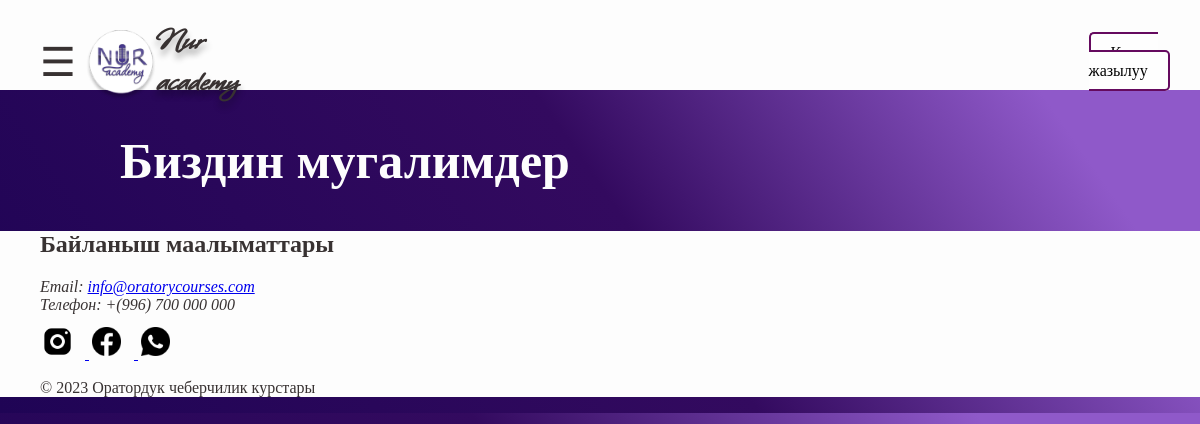
Before: //teachers with the older database file.
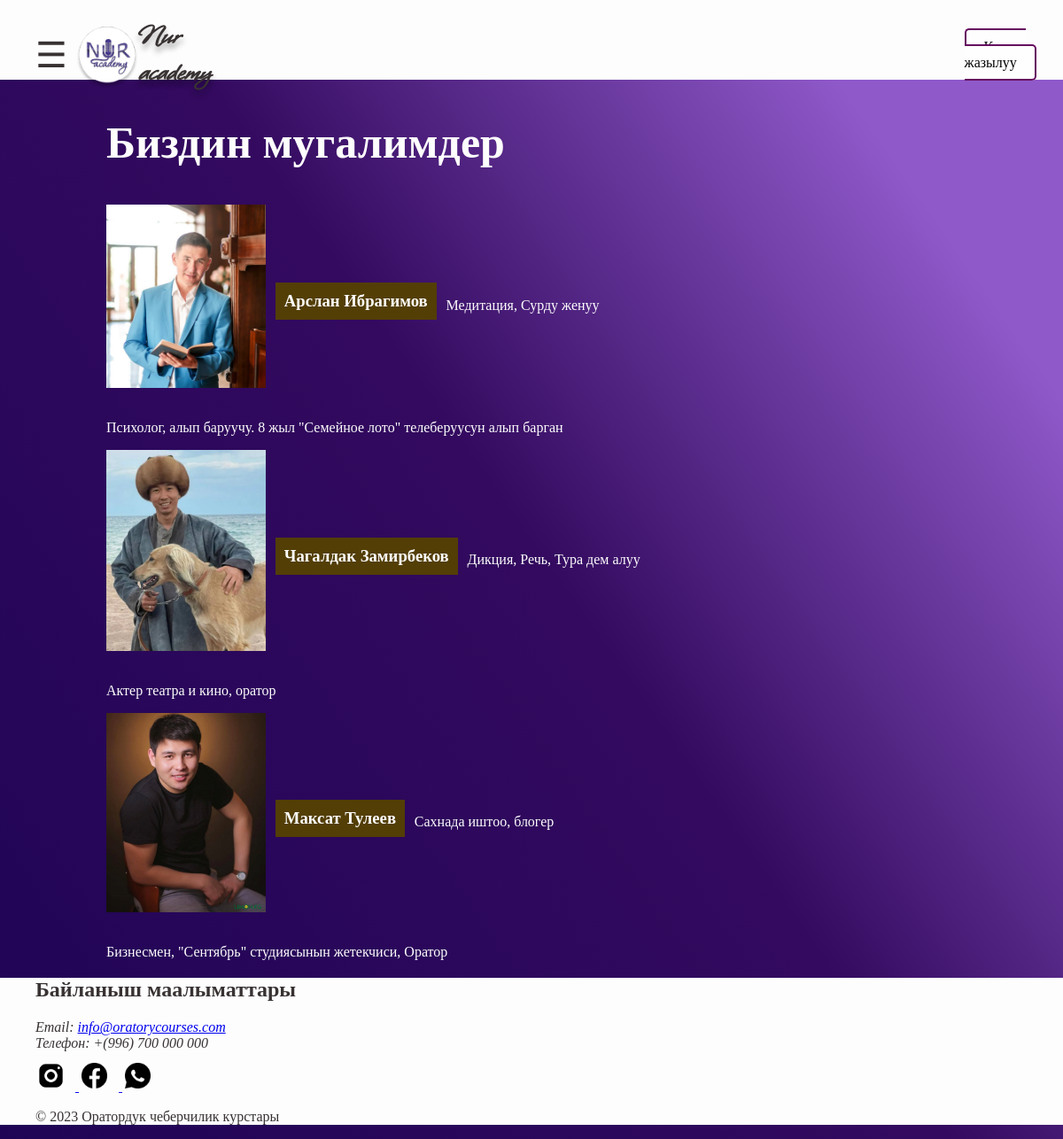
After: the same page with the newer database file.
### main/models.py (models this page shows, shortened)
class Teacher(models.Model):
    name = models.CharField(max_length=100)
    description = models.TextField()
    subject = models.CharField(max_length=255)
    photo = models.ImageField(upload_to='teacher_photos/', blank=True, null=True)

### main/views.py (the view)
# urls.py: path('/teachers', teachers_list, name='teachers'),
def teachers_list(request):
    teachers = Teacher.objects.all()
    return render(request, 'teachers.html', {'teachers': teachers})

### main/templates/teachers.html (shortened to what this page needs)
{% extends 'base.html' %}
{% load static %}
{% block content %}
    <section id="teachers">
        <h1>Биздин мугалимдер</h1>
        <div class="teachers-container">
            {% for teacher in teachers %}
                <div class="teacher">
                    {% if teacher.photo %}
                        <img src="{{ teacher.photo.url }}" alt="Фотография учителя {{ teacher.name }}">
                    {% else %}
                        <img src="{% static 'images/default_teacher_photo.png' %}" alt="Фотография учителя {{ teacher.name }}">
                    {% endif %}
                    <h3>{{ teacher.name }}</h3>
                    <p>{{ teacher.subject }}</p>
                </div>
                <p class="teacher_desc">{{ teacher.description }}</p>
            {% endfor %}
        </div>
    </section>
{% endblock %}

### main/templates/base.html (shortened to what this page needs)
<!DOCTYPE html>
<html lang="en">
{% load static %}
<head>
    <link rel="stylesheet" type="text/css" href="{% static 'css/styles.css' %}">
</head>
</head>
<body>
    <header>
        <div class="header-content">
            <div class="menu-toggle">
                <span onclick="openNav()" style="font-size: 40px;">☰</span>
            </div>
            <div class="logo">
                <img src="{% static 'images/logo.png' %}" alt="Логотип">
            </div>
            <div class="company-name">
                <h1>Nur academy</h1>
            </div>
            <div class="login-section">
                <a href="{% url 'register' %}" class="register-link">Курска жазылуу</a>
            </div>
        </div>
    </header>
    {% block content %}
    {% endblock %}
    <footer>
        <section id="contact">
            <h2>Байланыш маалыматтары</h2>
            <address>
                Email: <a href="mailto:info@oratorycourses.com">info@oratorycourses.com</a><br>
                Телефон: +(996) 700 000 000
            </address>
            <div class="social-icons">
                <a href="https://www.instagram.com/nur_academy/?utm_source=ig_web_button_share_sheet&igshid=OGQ5ZDc2ODk2ZA==" target="_blank">
                    <img src="{% static 'images/instagram.png' %}" alt="Instagram">
                </a>
                <a href="https://m.facebook.com/p/NUR-Academy-100063649494809/?locale=ms_MY" target="_blank">
                    <img src="{% static 'images/facebook.png' %}" alt="Facebook">
                </a>
                <a href="https://wa.me/996709868000 " target="_blank">
                    <img src="{% static 'images/whatsapp.png' %}" alt="Whatsapp">
                </a>
            </div>
        </section>
        <p>&copy; 2023 Оратордук чеберчилик курстары</p>
    </footer>
</body>
</html>

### static/css/styles.css (style rules this page uses)
* { box-sizing:border-box }
body { margin: 0; padding: 0; box-sizing: border-box; height: 100%; background: linear-gradient(55deg, #1f0455 0%, #330a5f 51%, #8f59c9 85%); }
header { background-color: #fdfdfd; color: #383232; height: 90px; padding-left: 40px; padding-right: 40px; }
.header-content { display: flex; align-items: center; justify-content: space-between; }
.logo img { max-width: 70px; margin-top: 10px; }
.logo { margin-left: 100; }
.menu-toggle { cursor: pointer; font-size: 30px; margin-right: 10px; }
.company-name { margin-right: 50px; font-family: 'Whisper', sans-serif; text-shadow: 0px 6px 6px rgba(0, 0, 0, 0.30); }
.login-section a { color: #020202; text-decoration: none; margin-right: 10px; }
.login-section { margin-left: 800px; }
footer { bottom: 0; left: 0; width: 100%; color: #383232; background-color: #fdfdfd; height: 100%; padding-left: 40px; padding-right: 40px; padding-bottom: 0; }
.social-icons img { margin-top: 10px; width: 35px; height: auto; margin-right: 10px; }
.teacher img { width: 180px; height: auto; border-radius: 0%; margin-bottom: 20px; }
.teacher { display: flex; align-items: center; }
.teacher h3 { margin-right: 1%; margin-left: 1%; background-color: rgb(83, 62, 6); padding: 10px; margin-top: 10px; }
#teachers { color: #fdfdfd; margin-left: 10%; }
#teachers h1 { font-size: 50px; }
.register-link { padding: 10px 20px; border: 2px solid rgb(101, 10, 95); background-color: rgb(254, 254, 254); text-decoration: none; color: black; border-radius: 5px; }

Changed rows visible on the page:
added Teacher: photo (picture), name "Арслан Ибрагимов", subject "Медитация, Сурду женуу", description "Психолог, алып баруучу. 8 жыл \"Семейное лото\" телеберуусун алып барган"
added Teacher: photo (picture), name "Чагалдак Замирбеков", subject "Дикция, Речь, Тура дем алуу", description "Актер театра и кино, оратор"
added Teacher: photo (picture), name "Максат Тулеев", subject "Сахнада иштоо, блогер", description "Бизнесмен, \"Сентябрь\" студиясынын жетекчиси, Оратор"
